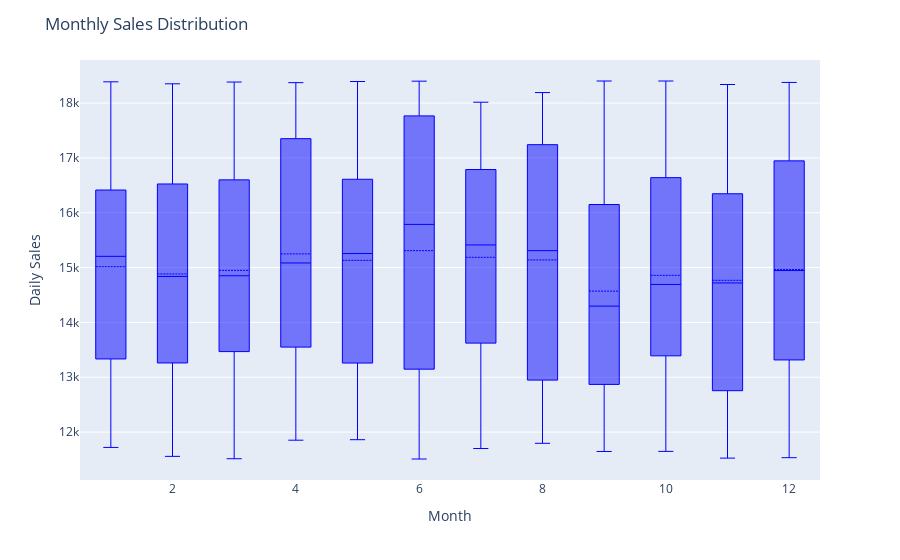

Notebook code cell kept with this figure:
### Markdown cell above
### Monthly Sales Distribution: Box Plot

### Code cell
# Create a box plot using Plotly Express
fig = px.box(data_frame=df, x='Month', y='Daily Sales')

# Customize the box plot appearance
fig.update_traces(
    marker=dict(color='black', size=3),
    line=dict(color='blue', width=1),
    boxmean=True
)

# Customize the plot layout
fig.update_layout(
    title='Monthly Sales Distribution',
    xaxis=dict(title='Month'),
    yaxis=dict(title='Daily Sales')
)

# Display the plot
fig.show()

### Figure 1 — Plotly figure (JSON) as saved in the notebook; plotly's stock layout.template omitted (floating-point values rounded to 4 significant figures; data arrays with more than 128 entries replaced by an {"elided": "..."} marker saying what was removed)
{"data": [{"alignmentgroup": "True", "boxmean": true, "hovertemplate": "Month=%{x}<br>Daily Sales=%{y}<extra></extra>", "legendgroup": "", "line": {"color": "blue", "width": 1}, "marker": {"color": "black", "size": 3}, "name": "", "notched": false, "offsetgroup": "", "orientation": "v", "showlegend": false, "type": "box", "x": {"elided": "789 int values"}, "x0": " ", "xaxis": "x", "y": {"elided": "789 int values"}, "y0": " ", "yaxis": "y"}], "layout": {"autosize": true, "boxmode": "group", "legend": {"tracegroupgap": 0}, "margin": {"t": 60}, "title": {"text": "Monthly Sales Distribution"}, "xaxis": {"anchor": "y", "autorange": true, "domain": [0, 1], "range": [0.5, 12.5], "title": {"text": "Month"}, "type": "linear"}, "yaxis": {"anchor": "x", "autorange": true, "domain": [0, 1], "range": [11130.0, 18780.0], "title": {"text": "Daily Sales"}, "type": "linear"}}}
